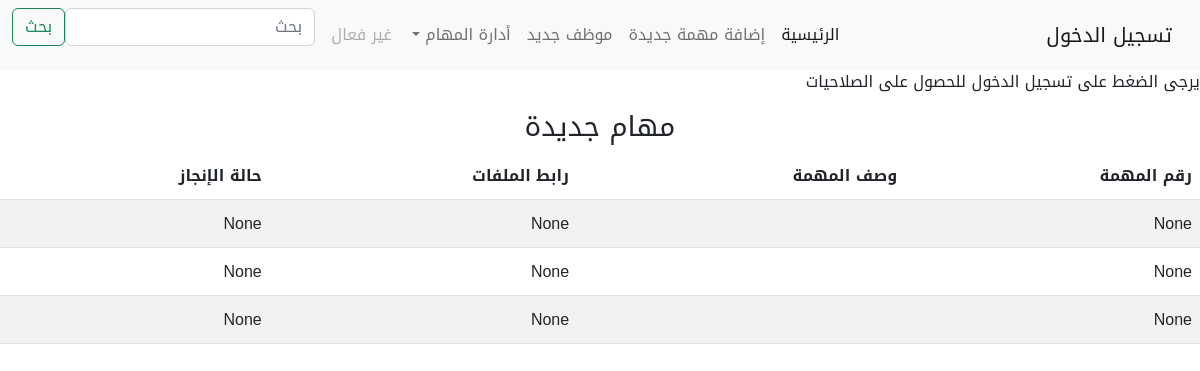
Before: / with the older database file.
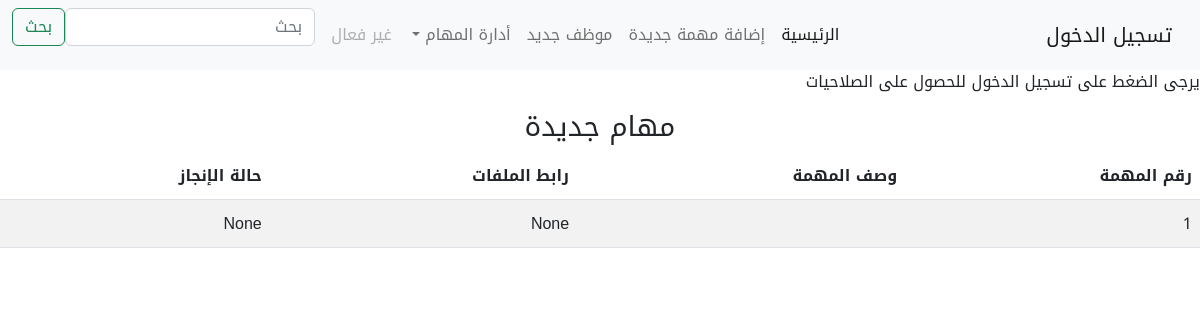
After: the same page with the newer database file.
### tasks/models.py (models this page shows, shortened)
class TaskAssighn(models.Model):
    task_number = models.PositiveIntegerField(unique=True,null=True)
    task_desc = models.CharField(max_length=200,null=True)
    status = models.ForeignKey(TaskStatus,null=True,blank=True,on_delete=models.SET_NULL)
    url = models.URLField(null=True, blank=True)
    created_at = models.DateTimeField(auto_now_add=True, null=True)
    updated_at = models.DateTimeField(auto_now=True, null=True)

### tasks/views.py (the view)
# urls.py: path('', TemplateView.as_view(template_name='index.html'), name='index'), # new
def index(request):
    task = TaskAssighn.objects.all().order_by('-created_at')
    return render(request, 'tasks/index.html', {
        'tasks': task,
    })

### tasks/templates/tasks/index.html
{% extends 'tasks/header.html' %}
{% block content %}
<h3 class="task_title">مهام جديدة</h3>
    <table class="table table-striped">
        <thead>
          <tr>
            <th scope="col">رقم المهمة</th>
            <th scope="col">وصف المهمة</th>
            <th scope="col">رابط الملفات</th>
            <th scope="col">حالة الإنجاز</th>
          </tr>
        </thead>
        <tbody>
            {% for task in tasks  %}
          <tr>
            <td>{{task.task_number}}</td>
            <td>{{task.desc}}</td>
            <td>{{task.url}}</td>
            <td>{{task.status}}</td>
          </tr>
          {% endfor %}
        </tbody>
      </table>
{% endblock content %}

### tasks/templates/tasks/header.html (shortened to what this page needs)
{% load static %}
<html dir="rtl" lang="ar">
<head>
<link href="https://cdn.jsdelivr.net/npm/bootstrap@5.2.2/dist/css/bootstrap.min.css" rel="stylesheet">
<link rel="stylesheet" href="{% static 'tasks/style.css' %}">
</head>
<body>
  {% if user.is_authenticated %}
    <nav class="navbar navbar-expand-lg bg-light">
        <div class="container-fluid">
          <a class="navbar-brand" href="{% url 'index' %}">مرحبا<br>{{request.user.get_full_name}}</a>
          <button class="navbar-toggler" type="button" data-bs-toggle="collapse" data-bs-target="#navbarSupportedContent" aria-controls="navbarSupportedContent" aria-expanded="false" aria-label="Toggle navigation">
            <span class="navbar-toggler-icon"></span>
          </button>
          <div class="collapse navbar-collapse" id="navbarSupportedContent">
            <ul class="navbar-nav me-auto mb-2 mb-lg-0">
              <li class="nav-item">
                <a class="nav-link active" aria-current="page" href="{% url 'index' %}">الرئيسية</a>
              </li>
              <li class="nav-item">
                <a class="nav-link" href="{% url 'task_add' %}">إضافة مهمة جديدة</a>
              </li>
              <li class="nav-item">
                <a class="nav-link" href="{% url 'status' %}">تعيين حالة الانجاز</a>
              </li>
              <li class="nav-item">
                <a class="nav-link" href="{% url 'user' %}">موظف جديد</a>
              </li>
              <li class="nav-item dropdown">
                <a class="nav-link dropdown-toggle" href="#" role="button" data-bs-toggle="dropdown" aria-expanded="false">
                  أدارة المهام
                </a>
                <ul class="dropdown-menu">
                  <li><a class="dropdown-item" href="{% url 'list' %} ">قائمة المهام</a></li>
                  <li><a class="dropdown-item" href="{% url 'completed' %} ">المهام المنجزة</a></li>
                  <li><hr class="dropdown-divider"></li>
                  <li><a class="dropdown-item" href="#">  </a></li>
                </ul>
              </li>
              <li class="nav-item">
                <a class="nav-link disabled">غير فعال</a>
              </li>
            </ul>
            <form class="d-flex" role="search">
              <input class="form-control me-2" type="search" placeholder="بحث" aria-label="Search">
              <button class="btn btn-outline-success" type="submit">بحث</button>
            </form>
          </div>
        </div>
        <p><a href="{% url 'logout' %}?next={{request.path}}">تسجيل الخروج</a></p>
      </nav>
      {% else %}
      <nav class="navbar navbar-expand-lg bg-light">
        <div class="container-fluid">
          <a class="navbar-brand" href="{% url 'login' %}">تسجيل الدخول</a>
          <div class="collapse navbar-collapse" id="navbarSupportedContent">
            <ul class="navbar-nav me-auto mb-2 mb-lg-0">
              <li class="nav-item">
                <a class="nav-link active" aria-current="page" href="{% url 'index' %}">الرئيسية</a>
              </li>
              <li class="nav-item">
                <a class="nav-link" href="{% url 'task_add' %}">إضافة مهمة جديدة</a>
              </li>
              <li class="nav-item">
                <a class="nav-link" href="{% url 'user' %}">موظف جديد</a>
              </li>
              <li class="nav-item dropdown">
                <a class="nav-link dropdown-toggle" href="#" role="button" data-bs-toggle="dropdown" aria-expanded="false">
                  أدارة المهام
                </a>
              </li>
              <li class="nav-item">
                <a class="nav-link disabled">غير فعال</a>
              </li>
            </ul>
            <form class="d-flex" role="search">
              <input class="form-control me-2" type="search" placeholder="بحث" aria-label="Search">
              <button class="btn btn-outline-success" type="submit">بحث</button>
            </form>
          </div>
        </div>
      </nav>
      <p>يرجى الضغط على تسجيل الدخول للحصول على الصلاحيات</p>
      {% endif %}
      {% block content %}
      {% endblock content %}
</body>
</html>

### tasks/static/tasks/style.css (style rules this page uses)
body { font-family: 'Noto Kufi Arabic', sans-serif; }
.task_title { text-align: center; }
h3 { text-align: center; }

Changed rows visible on the page:
removed TaskAssighn: task_number "None", url "None", status "None"
removed TaskAssighn: task_number "None", url "None", status "None"
removed TaskAssighn: task_number "None", url "None", status "None"
added TaskAssighn: task_number "1", url "None", status "None"
